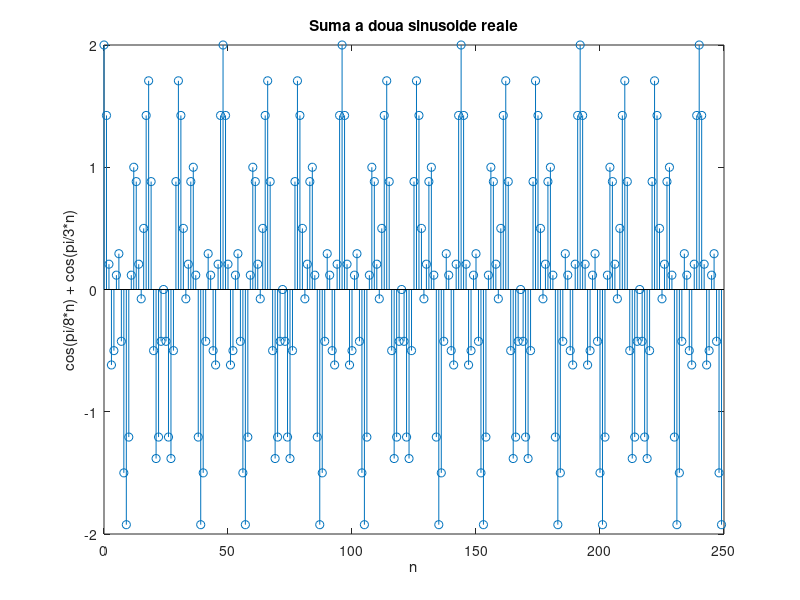
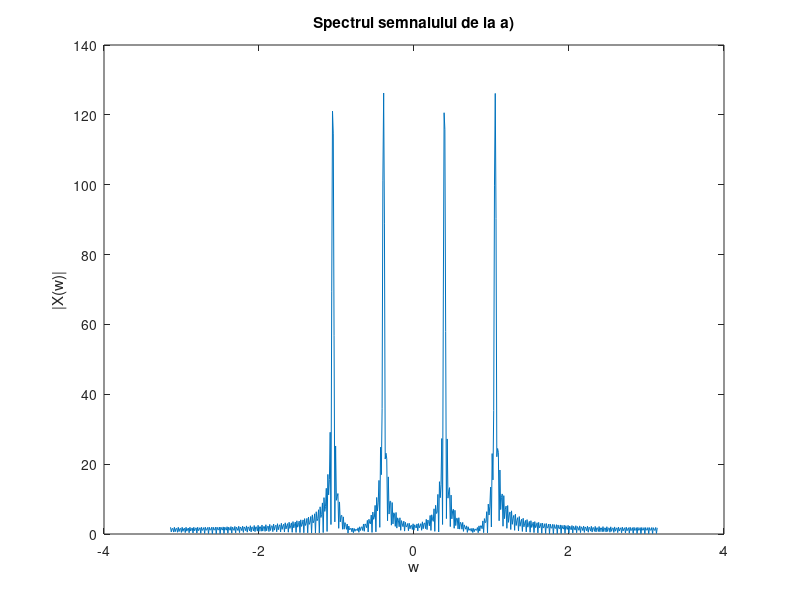
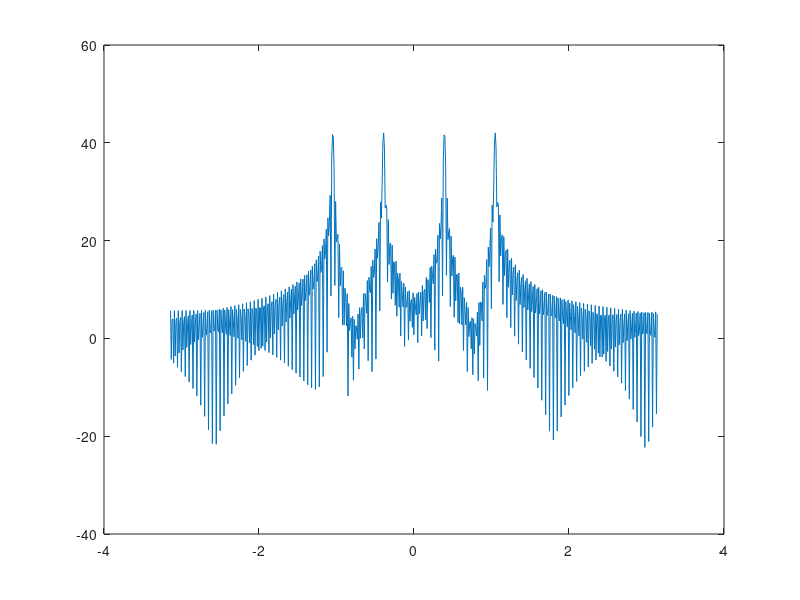
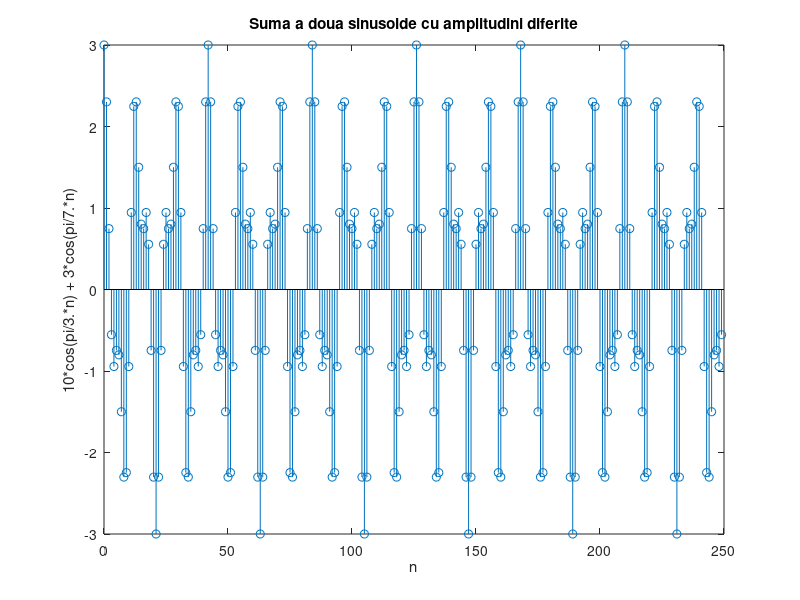

MATLAB code for these plots, in order:
clc; clear all; close all;
w1 = pi/8;
w2 = pi/3;
N = 250;
n = 0:(N-1);

x = cos(w1.*n) + cos(w2.*n);

%a)
figure(1)
stem(n,x)
xlabel('n')
ylabel('cos(pi/8*n) + cos(pi/3*n)')
title('Suma a doua sinusoide reale')

%Ne puteam astepta la acest grafic, datorita proprietatii de liniaritate a
%transformatei fourier putem aplica transformata primei sinusoide si apoi
%celei de-a doua, transfomata fourier a sumei celor doua o sa fie egala cu
%suma celor doua transformate aflate mai devreme; deci prin urmare, ne
%asteptam sa avem 4 varfuri pronuntate 2 asociate cu +- w1, iar celelalte
%doua cu +- w2

T1 = (2*pi)/w1;
T2 = (2*pi)/w2;
T_x = lcm(T1,T2);
%Perioada este T = 48

%b)
w = -pi : 0.01 :pi;
X = freqz(x,1,w);

figure(2)
plot(w,abs(X))
xlabel('w')
ylabel('|X(w)|')
title('Spectrul semnalului de la a)')

figure(3)
plot(w,20*log10(abs(X)))

%c)
w3 = pi/3;
w4 = pi/7;
suma = cos(w3.*n ) + 2*cos(w4.*n);

figure(4)
stem(n,suma)
xlabel('n')
ylabel('10*cos(pi/3.*n) + 3*cos(pi/7.*n)')
title('Suma a doua sinusoide cu amplitudini diferite')

T3 = (2*pi)/w3;
T4 = (2*pi)/w4;
T_suma = lcm(T3,T4);
%perioada semnalului este 42;

suma_X = freqz(suma,1,w);

figure(5)
plot(w,abs(suma_X))
xlabel('w')
ylabel('|suma_X(w)|')
title('Spectrul semnalului obtinut din insumarea a doua sinusoide cu amplitudini diferite')

figure(6)
plot(w,20*log10(abs(suma_X)))

%d)
w5 = pi/3;
w6 = pi/3 - 0.01;

suma1 = cos(w5.*n ) + 2*cos(w6.*n );


figure(7)
stem(n,suma1)
xlabel('n')
ylabel('10*cos(w5.*n ) + 3*cos(w6.*n )')
title('Suma a doua sinusoide cu amplitudini diferite')

suma_X1 = freqz(suma1,1,w);
figure(8)
plot(w,abs(suma_X1))
xlabel('w')
ylabel('|sin_X1(w)|')
title('Spectrul semnalului obtinut din insumarea a doua sinusoide cu amplitudini diferite')

figure(9)
plot(w,20*log10(abs(suma_X1)))


%Din suma celor doua sinusoide cu frecvente foarte apropiate rezulta un semnal aperiodic
%Din cauza diferentei infime dintre cele doua frecvente nu vom mai obtine
%4 linii spectrale pronuntate, ci 2 una atribuita lui w5, iar cealalta lui
%w6
